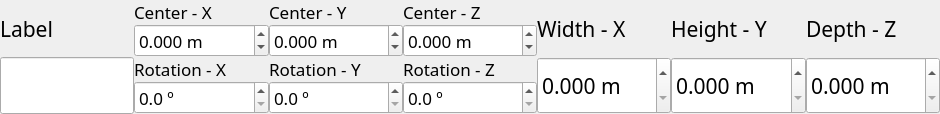
        <widget class="QWidget" name="tab_5">
         <property name="font">
          <font>
           <pointsize>9</pointsize>
          </font>
         </property>
         <attribute name="title">
          <string>T1</string>
         </attribute>
         <layout class="QVBoxLayout" name="verticalLayout_13">
          <property name="spacing">
           <number>0</number>
          </property>
          <property name="leftMargin">
           <number>0</number>
          </property>
          <property name="topMargin">
           <number>0</number>
          </property>
          <property name="rightMargin">
           <number>0</number>
          </property>
          <property name="bottomMargin">
           <number>0</number>
          </property>
          <item>
           <layout class="QVBoxLayout" name="verticalLayout_10" stretch="0">
            <property name="spacing">
             <number>0</number>
            </property>
            <item>
             <layout class="QHBoxLayout" name="horizontalLayout" stretch="1,1,1,1,1,1,1">
              <item>
               <layout class="QVBoxLayout" name="verticalLayout_9" stretch="1,1">
                <item>
                 <widget class="QLabel" name="label_7">
                  <property name="sizePolicy">
                   <sizepolicy hsizetype="Expanding" vsizetype="Expanding">
                    <horstretch>0</horstretch>
                    <verstretch>0</verstretch>
                   </sizepolicy>
                  </property>
                  <property name="font">
                   <font>
                    <family>Courier 10 Pitch</family>
                    <pointsize>16</pointsize>
                    <italic>false</italic>
                   </font>
                  </property>
                  <property name="text">
                   <string>Label</string>
                  </property>
                 </widget>
                </item>
                <item>
                 <widget class="QLineEdit" name="label_le">
                  <property name="sizePolicy">
                   <sizepolicy hsizetype="Expanding" vsizetype="Expanding">
                    <horstretch>0</horstretch>
                    <verstretch>0</verstretch>
                   </sizepolicy>
                  </property>
                  <property name="font">
                   <font>
                    <family>Courier 10 Pitch</family>
                    <pointsize>16</pointsize>
                   </font>
                  </property>
                  <property name="dragEnabled">
                   <bool>false</bool>
                  </property>
                  <property name="clearButtonEnabled">
                   <bool>false</bool>
                  </property>
                 </widget>
                </item>
               </layout>
              </item>
              <item>
               <layout class="QVBoxLayout" name="verticalLayout_3" stretch="1,1,1,1">
                <item>
                 <widget class="QLabel" name="centerx_le">
                  <property name="sizePolicy">
                   <sizepolicy hsizetype="Expanding" vsizetype="Expanding">
                    <horstretch>0</horstretch>
                    <verstretch>0</verstretch>
                   </sizepolicy>
                  </property>
                  <property name="font">
                   <font>
                    <family>Courier 10 Pitch</family>
                    <pointsize>13</pointsize>
                   </font>
                  </property>
                  <property name="text">
                   <string>Center - X</string>
                  </property>
                 </widget>
                </item>
                <item>
                 <widget class="QDoubleSpinBox" name="centerx_dsb">
                  <property name="sizePolicy">
                   <sizepolicy hsizetype="Expanding" vsizetype="Expanding">
                    <horstretch>0</horstretch>
                    <verstretch>0</verstretch>
                   </sizepolicy>
                  </property>
                  <property name="font">
                   <font>
                    <family>Courier 10 Pitch</family>
                    <pointsize>13</pointsize>
                   </font>
                  </property>
                  <property name="suffix">
                   <string> m</string>
                  </property>
                  <property name="decimals">
                   <number>3</number>
                  </property>
                  <property name="minimum">
                   <double>-997.000000000000000</double>
                  </property>
                  <property name="maximum">
                   <double>999.000000000000000</double>
                  </property>
                  <property name="singleStep">
                   <double>0.050000000000000</double>
                  </property>
                 </widget>
                </item>
                <item>
                 <widget class="QLabel" name="rotationx_le">
                  <property name="font">
                   <font>
                    <family>Courier 10 Pitch</family>
                    <pointsize>13</pointsize>
                   </font>
                  </property>
                  <property name="text">
                   <string>Rotation - X</string>
                  </property>
                 </widget>
                </item>
                <item>
                 <widget class="QDoubleSpinBox" name="rotatex_dsb">
                  <property name="font">
                   <font>
                    <family>Courier 10 Pitch</family>
                    <pointsize>13</pointsize>
                   </font>
                  </property>
                  <property name="suffix">
                   <string> º</string>
                  </property>
                  <property name="decimals">
                   <number>1</number>
                  </property>
                  <property name="minimum">
                   <double>0.000000000000000</double>
                  </property>
                  <property name="maximum">
                   <double>359.899999999999977</double>
                  </property>
                  <property name="singleStep">
                   <double>1.000000000000000</double>
                  </property>
                 </widget>
                </item>
               </layout>
              </item>
              <item>
               <layout class="QVBoxLayout" name="verticalLayout_4" stretch="1,1,1,1">
                <item>
                 <widget class="QLabel" name="centery_le">
                  <property name="sizePolicy">
                   <sizepolicy hsizetype="Expanding" vsizetype="Expanding">
                    <horstretch>0</horstretch>
                    <verstretch>0</verstretch>
                   </sizepolicy>
                  </property>
                  <property name="font">
                   <font>
                    <family>Courier 10 Pitch</family>
                    <pointsize>13</pointsize>
                    <italic>false</italic>
                   </font>
                  </property>
                  <property name="text">
                   <string>Center - Y</string>
                  </property>
                 </widget>
                </item>
                <item>
                 <widget class="QDoubleSpinBox" name="centery_dsb">
                  <property name="sizePolicy">
                   <sizepolicy hsizetype="Expanding" vsizetype="Expanding">
                    <horstretch>0</horstretch>
                    <verstretch>0</verstretch>
                   </sizepolicy>
                  </property>
                  <property name="font">
                   <font>
                    <family>Courier 10 Pitch</family>
                    <pointsize>13</pointsize>
                   </font>
                  </property>
                  <property name="suffix">
                   <string> m</string>
                  </property>
                  <property name="decimals">
                   <number>3</number>
                  </property>
                  <property name="minimum">
                   <double>-999.000000000000000</double>
                  </property>
                  <property name="maximum">
                   <double>999.000000000000000</double>
                  </property>
                  <property name="singleStep">
                   <double>0.050000000000000</double>
                  </property>
                 </widget>
                </item>
                <item>
                 <widget class="QLabel" name="rotatey_le">
                  <property name="sizePolicy">
                   <sizepolicy hsizetype="Expanding" vsizetype="Expanding">
                    <horstretch>0</horstretch>
                    <verstretch>0</verstretch>
                   </sizepolicy>
                  </property>
                  <property name="font">
                   <font>
                    <family>Courier 10 Pitch</family>
                    <pointsize>13</pointsize>
                   </font>
                  </property>
                  <property name="text">
                   <string>Rotation - Y</string>
                  </property>
                 </widget>
                </item>
                <item>
                 <widget class="QDoubleSpinBox" name="rotatey_dsb">
                  <property name="sizePolicy">
                   <sizepolicy hsizetype="Minimum" vsizetype="Expanding">
                    <horstretch>0</horstretch>
                    <verstretch>0</verstretch>
                   </sizepolicy>
                  </property>
                  <property name="font">
                   <font>
                    <family>Courier 10 Pitch</family>
                    <pointsize>13</pointsize>
                   </font>
                  </property>
                  <property name="suffix">
                   <string> º</string>
                  </property>
                  <property name="decimals">
                   <number>1</number>
                  </property>
                  <property name="maximum">
                   <double>359.899999999999977</double>
                  </property>
                  <property name="singleStep">
                   <double>1.000000000000000</double>
                  </property>
                 </widget>
                </item>
               </layout>
              </item>
              <item>
               <layout class="QVBoxLayout" name="verticalLayout_6" stretch="1,1,1,1">
                <item>
                 <widget class="QLabel" name="centerz_le">
                  <property name="sizePolicy">
                   <sizepolicy hsizetype="Expanding" vsizetype="Expanding">
                    <horstretch>0</horstretch>
                    <verstretch>0</verstretch>
                   </sizepolicy>
                  </property>
                  <property name="font">
                   <font>
                    <family>Courier 10 Pitch</family>
                    <pointsize>13</pointsize>
                    <italic>false</italic>
                   </font>
                  </property>
                  <property name="text">
                   <string>Center - Z</string>
                  </property>
                 </widget>
                </item>
                <item>
                 <widget class="QDoubleSpinBox" name="centerz_dsb">
                  <property name="sizePolicy">
                   <sizepolicy hsizetype="Expanding" vsizetype="Expanding">
                    <horstretch>0</horstretch>
                    <verstretch>0</verstretch>
                   </sizepolicy>
                  </property>
                  <property name="font">
                   <font>
                    <family>Courier 10 Pitch</family>
                    <pointsize>13</pointsize>
                    <italic>false</italic>
                   </font>
                  </property>
                  <property name="suffix">
                   <string> m</string>
                  </property>
                  <property name="decimals">
                   <number>3</number>
                  </property>
                  <property name="minimum">
                   <double>-999.000000000000000</double>
                  </property>
                  <property name="maximum">
                   <double>999.000000000000000</double>
                  </property>
                  <property name="singleStep">
                   <double>0.050000000000000</double>
                  </property>
                 </widget>
                </item>
                <item>
                 <widget class="QLabel" name="rotate_le">
                  <property name="sizePolicy">
                   <sizepolicy hsizetype="Expanding" vsizetype="Expanding">
                    <horstretch>0</horstretch>
                    <verstretch>0</verstretch>
                   </sizepolicy>
                  </property>
                  <property name="font">
                   <font>
                    <family>Courier 10 Pitch</family>
                    <pointsize>13</pointsize>
                   </font>
                  </property>
                  <property name="text">
                   <string>Rotation - Z</string>
                  </property>
                 </widget>
                </item>
                <item>
                 <widget class="QDoubleSpinBox" name="rotatez_dsb">
                  <property name="sizePolicy">
                   <sizepolicy hsizetype="Expanding" vsizetype="Expanding">
                    <horstretch>0</horstretch>
                    <verstretch>0</verstretch>
                   </sizepolicy>
                  </property>
                  <property name="font">
                   <font>
                    <family>Courier 10 Pitch</family>
                    <pointsize>13</pointsize>
                   </font>
                  </property>
                  <property name="suffix">
                   <string> º</string>
                  </property>
                  <property name="decimals">
                   <number>1</number>
                  </property>
                  <property name="maximum">
                   <double>359.899999999999977</double>
                  </property>
                 </widget>
                </item>
               </layout>
              </item>
              <item>
               <layout class="QVBoxLayout" name="verticalLayout_5" stretch="1,1">
                <item>
                 <widget class="QLabel" name="widthx_le">
                  <property name="sizePolicy">
                   <sizepolicy hsizetype="Expanding" vsizetype="Expanding">
                    <horstretch>0</horstretch>
                    <verstretch>0</verstretch>
                   </sizepolicy>
                  </property>
                  <property name="font">
                   <font>
                    <family>Courier 10 Pitch</family>
                    <pointsize>16</pointsize>
                    <italic>false</italic>
                   </font>
                  </property>
                  <property name="text">
                   <string>Width - X</string>
                  </property>
                 </widget>
                </item>
                <item>
                 <widget class="QDoubleSpinBox" name="widthx_dsb">
                  <property name="sizePolicy">
                   <sizepolicy hsizetype="Expanding" vsizetype="Expanding">
                    <horstretch>0</horstretch>
                    <verstretch>0</verstretch>
                   </sizepolicy>
                  </property>
                  <property name="font">
                   <font>
                    <family>Courier 10 Pitch</family>
                    <pointsize>16</pointsize>
                    <italic>false</italic>
                   </font>
                  </property>
                  <property name="suffix">
                   <string> m</string>
                  </property>
                  <property name="decimals">
                   <number>3</number>
                  </property>
                  <property name="minimum">
                   <double>0.000000000000000</double>
                  </property>
                  <property name="maximum">
                   <double>999.000000000000000</double>
                  </property>
                  <property name="singleStep">
                   <double>0.050000000000000</double>
                  </property>
                 </widget>
                </item>
               </layout>
              </item>
              <item>
               <layout class="QVBoxLayout" name="verticalLayout_7" stretch="1,1">
                <item>
                 <widget class="QLabel" name="heighty_le">
                  <property name="sizePolicy">
                   <sizepolicy hsizetype="Expanding" vsizetype="Expanding">
                    <horstretch>0</horstretch>
                    <verstretch>0</verstretch>
                   </sizepolicy>
                  </property>
                  <property name="font">
                   <font>
                    <family>Courier 10 Pitch</family>
                    <pointsize>16</pointsize>
                    <italic>false</italic>
                   </font>
                  </property>
                  <property name="text">
                   <string>Height - Y</string>
                  </property>
                 </widget>
                </item>
                <item>
                 <widget class="QDoubleSpinBox" name="heighty_dsb">
                  <property name="sizePolicy">
                   <sizepolicy hsizetype="Expanding" vsizetype="Expanding">
                    <horstretch>0</horstretch>
                    <verstretch>0</verstretch>
                   </sizepolicy>
                  </property>
                  <property name="font">
                   <font>
                    <family>Courier 10 Pitch</family>
                    <pointsize>16</pointsize>
                   </font>
                  </property>
                  <property name="suffix">
                   <string> m</string>
                  </property>
                  <property name="decimals">
                   <number>3</number>
                  </property>
                  <property name="minimum">
                   <double>0.000000000000000</double>
                  </property>
                  <property name="maximum">
                   <double>999.000000000000000</double>
                  </property>
                  <property name="singleStep">
                   <double>0.050000000000000</double>
                  </property>
                 </widget>
                </item>
               </layout>
              </item>
              <item>
               <layout class="QVBoxLayout" name="verticalLayout_8" stretch="1,1">
                <item>
                 <widget class="QLabel" name="depthz_le">
                  <property name="sizePolicy">
                   <sizepolicy hsizetype="Expanding" vsizetype="Expanding">
                    <horstretch>0</horstretch>
                    <verstretch>0</verstretch>
                   </sizepolicy>
                  </property>
                  <property name="font">
                   <font>
                    <family>Courier 10 Pitch</family>
                    <pointsize>16</pointsize>
                    <italic>false</italic>
                   </font>
                  </property>
                  <property name="text">
                   <string>Depth - Z</string>
                  </property>
                 </widget>
                </item>
                <item>
                 <widget class="QDoubleSpinBox" name="depthz_dsb">
                  <property name="sizePolicy">
                   <sizepolicy hsizetype="Expanding" vsizetype="Expanding">
                    <horstretch>0</horstretch>
                    <verstretch>0</verstretch>
                   </sizepolicy>
                  </property>
                  <property name="font">
                   <font>
                    <family>Courier 10 Pitch</family>
                    <pointsize>16</pointsize>
                    <italic>false</italic>
                   </font>
                  </property>
                  <property name="suffix">
                   <string> m</string>
                  </property>
                  <property name="decimals">
                   <number>3</number>
                  </property>
                  <property name="minimum">
                   <double>0.000000000000000</double>
                  </property>
                  <property name="maximum">
                   <double>999.000000000000000</double>
                  </property>
                  <property name="singleStep">
                   <double>0.050000000000000</double>
                  </property>
                 </widget>
                </item>
               </layout>
              </item>
             </layout>
            </item>
           </layout>
          </item>
         </layout>
        </widget>
